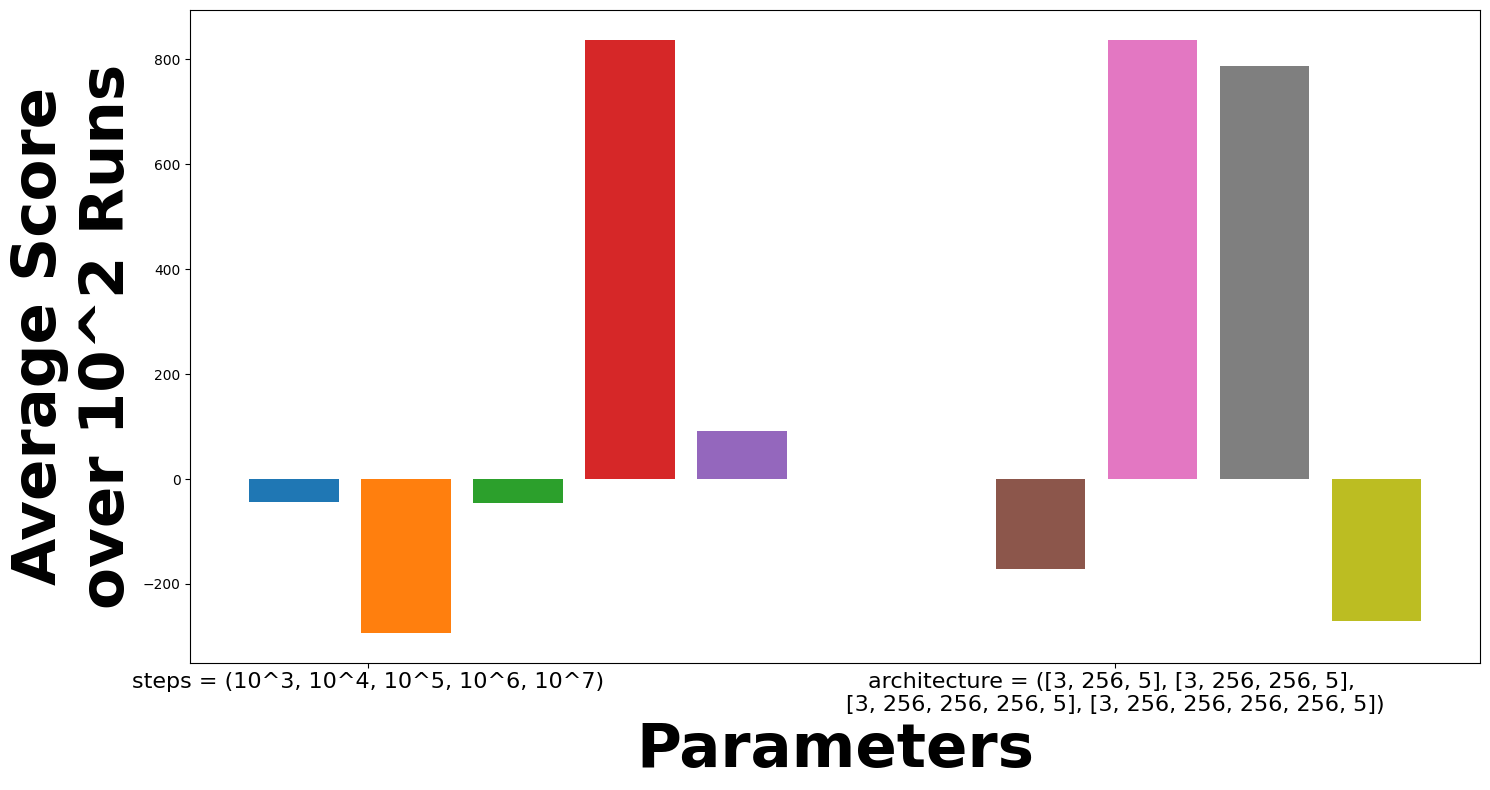

Write Python code to recreate this figure.
import argparse
#  import matplotlib
import matplotlib.pyplot as plt
import matplotlib.patches as mpatches
from matplotlib.patches import Rectangle
import matplotlib.colors as mcolors
import numpy as np
import os


name = ["steps = (10^3, 10^4, 10^5, 10^6, 10^7)", "architecture = ([3, 256, 5], [3, 256, 256, 5], \n[3, 256, 256, 256, 5], [3, 256, 256, 256, 256, 5])"]
data = [[-43.84, -293.09, -44.88, 836.91, 91.90], [-171.16, 836.91, 786.18, -270.94]]


fig = plt.figure(figsize=(15,8))


for i, d in enumerate(data):
    for ii, dd in enumerate(d):
        plt.bar(i + ii * 0.15, dd, width=0.12)
        #  x = i + np.linspace(1, len(data), num=len(data)) * 0.2
    #  plt.bar(x, data[:, 0], width=0.15, color = "crimson")
    #  plt.bar(x, data[:, 0], width=0.15, color = "crimson")
    #  plt.bar(x+0.2, data[:, 1], width=0.15, color = "purple")
    #  plt.bar(x+0.4, data[:, 2], width=0.15, color = "dodgerblue")

x = np.linspace(0, len(data) - 1, num=len(data))
plt.xticks(x+.1, name, fontsize=16)
plt.xlabel('Parameters', fontsize=44, fontweight='bold')

#  plt.yscale("log")
# plt.yticks(fontsize=28)
plt.ylabel('Average Score\nover 10^2 Runs', fontsize=44, fontweight='bold')
#  plt.legend(loc = 'upper left', fontsize = 32)

fig.tight_layout()
#  plt.show()
plt.savefig("average_score.png", bbox_inches='tight')

